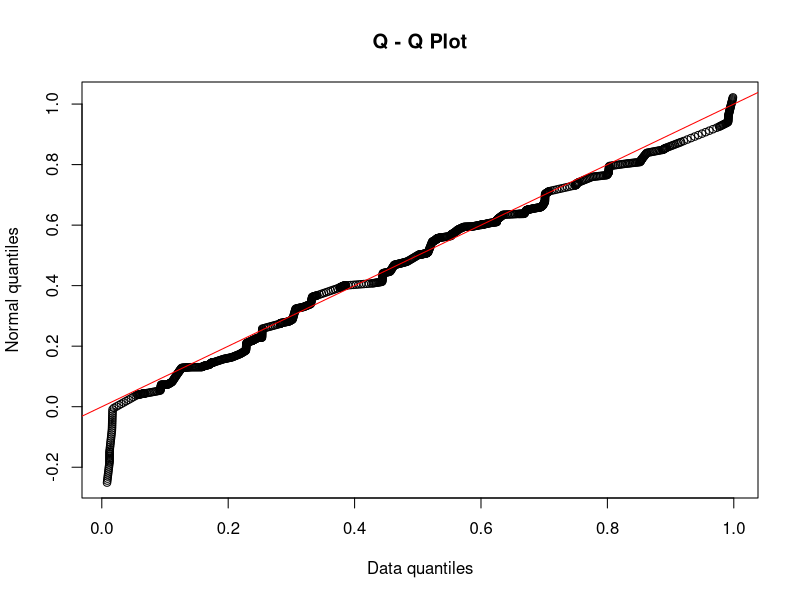
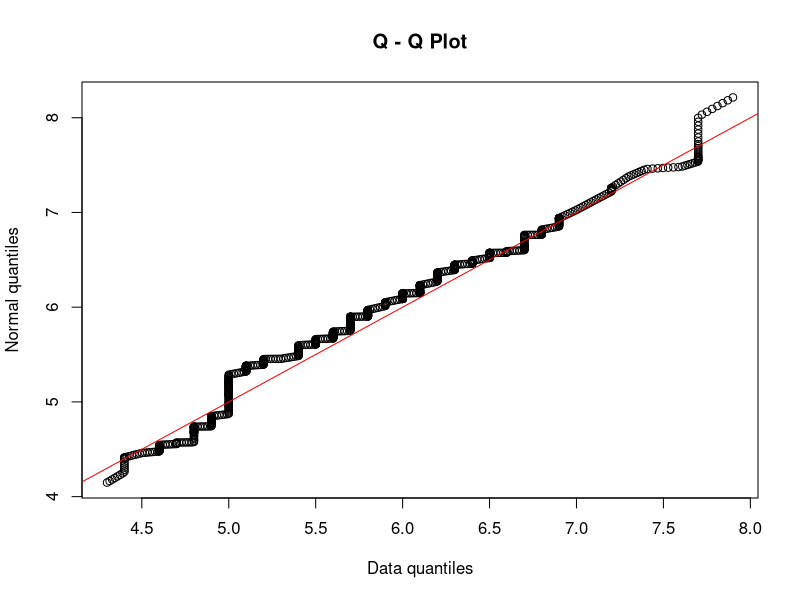
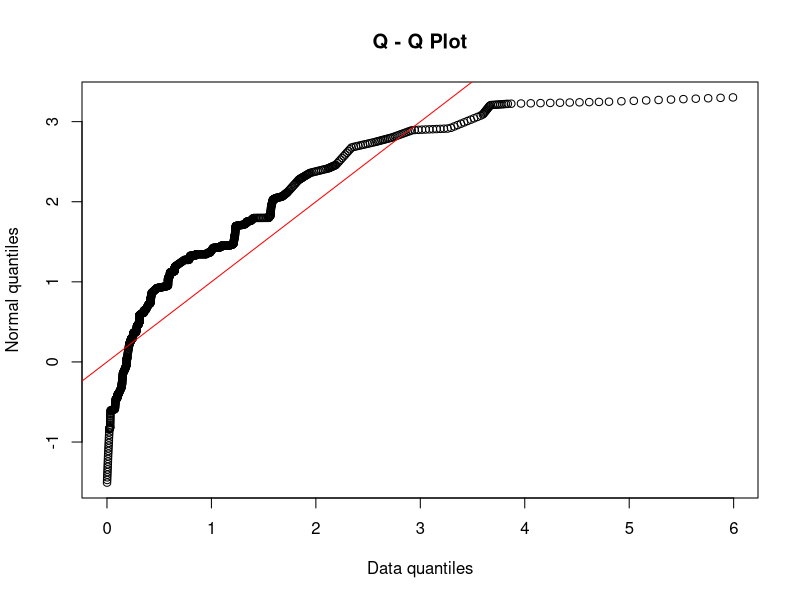
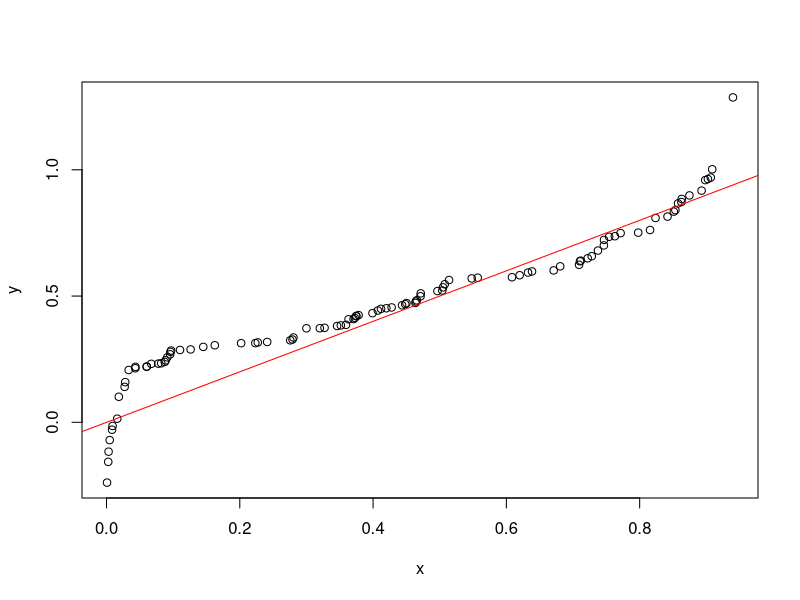
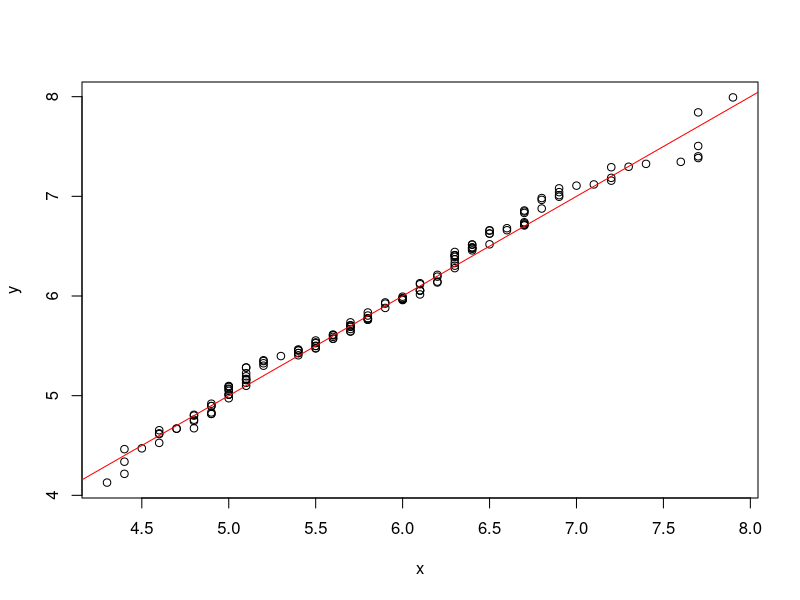
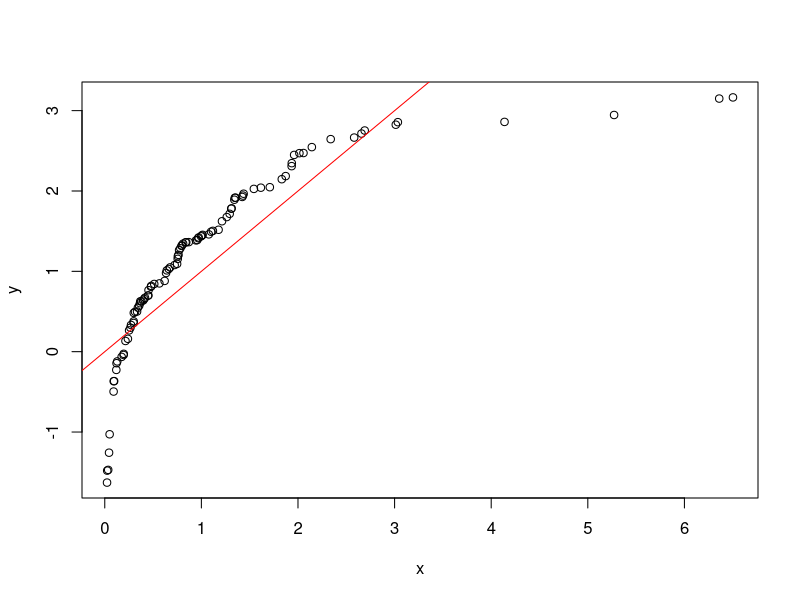

The R source for these figures, in order:
## ---- chunk 1
knitr::opts_chunk$set(echo = TRUE)
## ---- chunk 2
draw_qqplot <- function(data, 
                        xlab = "Normal quantiles", 
                        ylab = "Data quantiles",
                        main = "Q - Q Plot")  { 
 
   # Calculate the data quantiles
    data_quantile <- quantile(data, probs = seq(0, 1, 1/1000))
    
  # Generate a vector from normal distribution
    y <- rnorm(length(data), mean(data), sd(data))
    
  # Calculate normal quantiles  
    norm_quantile <- quantile(y, probs = seq(0, 1, 1/1000))
    
  # Draw a scater plot of the two quantiles
    plot(data_quantile, norm_quantile, xlab = "Data quantiles", ylab = "Normal quantiles", main = "Q - Q Plot")
  # Draw a straight line with intercept = 0 and slope = 1
    abline(0,1, col = "red")
  }
## ---- chunk 3
# For a general numeric vector
draw_qqplot(data = sample(seq(0.0001,1,0.0001), 100))

# For a numeric variable from the iris data set
draw_qqplot(data = iris$Sepal.Length)

# For a vector of observations from the exponential distribution
draw_qqplot(data = rexp(100))
## ---- chunk 4
cknormal <- function(x){
# Arrange the obsevations of x in the decreasing order
  x <- sort(x, decreasing = TRUE)
# Generate a vector `y`of observations from Normal Distribution
  y <- rnorm(length(x), mean(x), sd(x))
# Arrange the obsevations of x in the decreasing order
  y <- sort(y, decreasing = TRUE)
# Plot `x` and `y` as a scatterplot and draw a straight line with intercept 0 and slope 1
  plot(x,y)
  abline(0,1, col = "red")
}

# Examples
cknormal(x = sample(seq(0.0001,1,0.0001), 100))
cknormal(x = iris$Sepal.Length)
cknormal(x = rexp(100))
